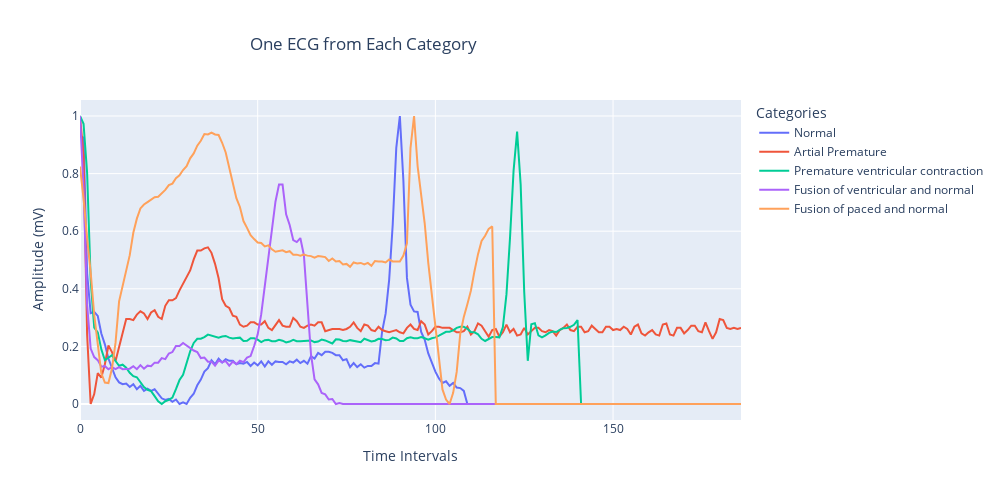

Here is the notebook cell this chart was saved with:
### Code cell
n = random_index = np.random.randint(100)

ecg_0 = train_data.loc[train_data[187]==0, :].iloc[n,:187]
ecg_1 = train_data.loc[train_data[187]==1, :].iloc[n,:187]
ecg_2 = train_data.loc[train_data[187]==2, :].iloc[n,:187]
ecg_3 = train_data.loc[train_data[187]==3, :].iloc[n,:187]
ecg_4 = train_data.loc[train_data[187]==4, :].iloc[n,:187]

ecg_df = pd.DataFrame({'Normal': ecg_0,
                       'Artial Premature': ecg_1,
                       'Premature ventricular contraction': ecg_2,
                       'Fusion of ventricular and normal': ecg_3,
                       'Fusion of paced and normal': ecg_4})
ecg_plot = px.line(ecg_df,
                  labels={'index':'Time Intervals', 'value':'Amplitude (mV)', 'variable':'Categories'},
                  title="One ECG from Each Category")
ecg_plot.update_layout(title_x=0.25, width=1000, height=500)
ecg_plot.show()

### Figure 1 — Plotly figure (JSON) as saved in the notebook; plotly's stock layout.template omitted (floating-point values rounded to 4 significant figures; data arrays with more than 128 entries replaced by an {"elided": "..."} marker saying what was removed)
{"data": [{"hovertemplate": "Categories=Normal<br>Time Intervals=%{x}<br>Amplitude (mV)=%{y}<extra></extra>", "legendgroup": "Normal", "line": {"color": "#636efa", "dash": "solid"}, "marker": {"symbol": "circle"}, "mode": "lines", "name": "Normal", "orientation": "v", "showlegend": true, "type": "scatter", "x": {"elided": "187 int values"}, "xaxis": "x", "y": {"elided": "187 float values"}, "yaxis": "y"}, {"hovertemplate": "Categories=Artial Premature<br>Time Intervals=%{x}<br>Amplitude (mV)=%{y}<extra></extra>", "legendgroup": "Artial Premature", "line": {"color": "#EF553B", "dash": "solid"}, "marker": {"symbol": "circle"}, "mode": "lines", "name": "Artial Premature", "orientation": "v", "showlegend": true, "type": "scatter", "x": {"elided": "187 int values"}, "xaxis": "x", "y": {"elided": "187 float values"}, "yaxis": "y"}, {"hovertemplate": "Categories=Premature ventricular contraction<br>Time Intervals=%{x}<br>Amplitude (mV)=%{y}<extra></extra>", "legendgroup": "Premature ventricular contraction", "line": {"color": "#00cc96", "dash": "solid"}, "marker": {"symbol": "circle"}, "mode": "lines", "name": "Premature ventricular contraction", "orientation": "v", "showlegend": true, "type": "scatter", "x": {"elided": "187 int values"}, "xaxis": "x", "y": {"elided": "187 float values"}, "yaxis": "y"}, {"hovertemplate": "Categories=Fusion of ventricular and normal<br>Time Intervals=%{x}<br>Amplitude (mV)=%{y}<extra></extra>", "legendgroup": "Fusion of ventricular and normal", "line": {"color": "#ab63fa", "dash": "solid"}, "marker": {"symbol": "circle"}, "mode": "lines", "name": "Fusion of ventricular and normal", "orientation": "v", "showlegend": true, "type": "scatter", "x": {"elided": "187 int values"}, "xaxis": "x", "y": {"elided": "187 float values"}, "yaxis": "y"}, {"hovertemplate": "Categories=Fusion of paced and normal<br>Time Intervals=%{x}<br>Amplitude (mV)=%{y}<extra></extra>", "legendgroup": "Fusion of paced and normal", "line": {"color": "#FFA15A", "dash": "solid"}, "marker": {"symbol": "circle"}, "mode": "lines", "name": "Fusion of paced and normal", "orientation": "v", "showlegend": true, "type": "scatter", "x": {"elided": "187 int values"}, "xaxis": "x", "y": {"elided": "187 float values"}, "yaxis": "y"}], "layout": {"height": 500, "legend": {"title": {"text": "Categories"}, "tracegroupgap": 0}, "title": {"text": "One ECG from Each Category", "x": 0.25}, "width": 1000, "xaxis": {"anchor": "y", "domain": [0, 1], "title": {"text": "Time Intervals"}}, "yaxis": {"anchor": "x", "domain": [0, 1], "title": {"text": "Amplitude (mV)"}}}}
